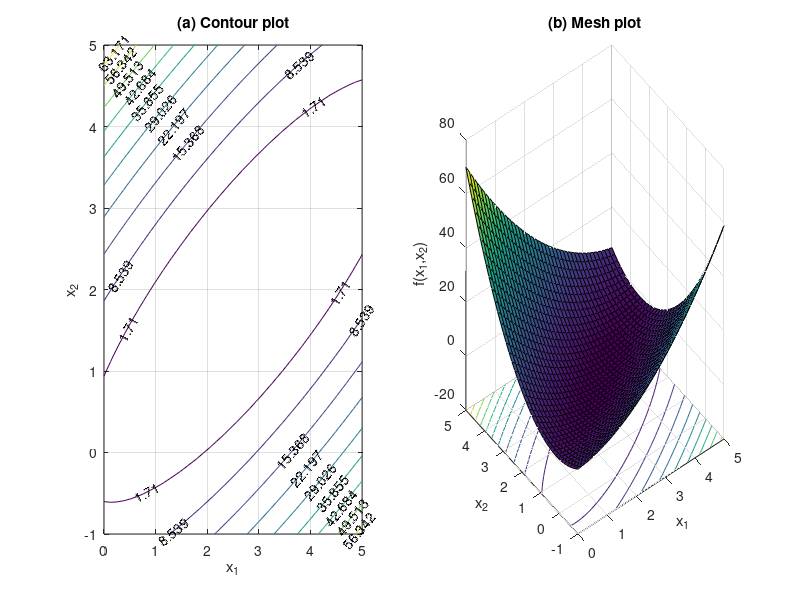

MATLAB code for this plot:
%% Plots
                                          
% Fminsearch
x=linspace(0,5,40); % x values.
y=linspace(-1,5,40); % y values.
[X,Y] = meshgrid(x,y); % meshgrid function called return 2-D array.
mainFunction = 2*X.^2 +3*Y.^2 - 4.*X.*Y - Y -3*X;

subplot(1,2,1);
cs=contour(X,Y,mainFunction);clabel(cs); %Creates a contour plot containing the isolines of matrix Z, where Z contains height values on the x-y plane. 
xlabel('x_1');ylabel('x_2');
title('(a) Contour plot');
grid;
subplot(1,2,2);
cs=surfc(X,Y,mainFunction); % Creates a three-dimensional surface plot with a contour plot underneath.

zmin=floor(min(mainFunction));
zmax=ceil(max(mainFunction));

xlabel('x_1');ylabel('x_2');zlabel('f(x_1,x_2)');
title('(b) Mesh plot');

%% fminsearch
f = @(x) 2*x(1).^2 +3*x(2).^2 - 4.*x(1).*x(2) - x(2) -3*x(1);
[x,fval]=fminsearch(f,[3,2]);
disp('fval')
disp(fval)